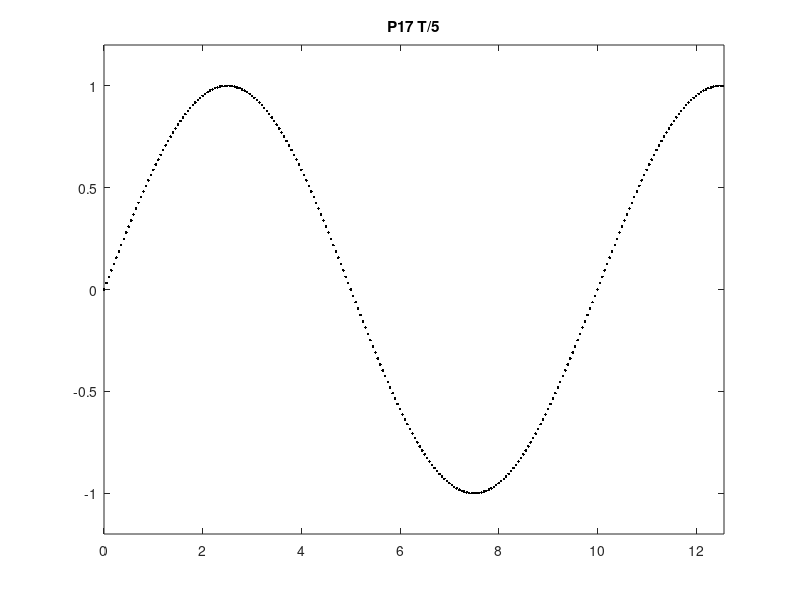

This figure's MATLAB source:

x=0:0.05:4*pi;
for i = 1:5
    y_plot=sin(x*pi/i);
    plot(x,y_plot,'.k');
    axis([0,4*pi,-1.2,1.2]);
    title(strcat('P17 T/',num2str(i)))
    pause(5);
end
